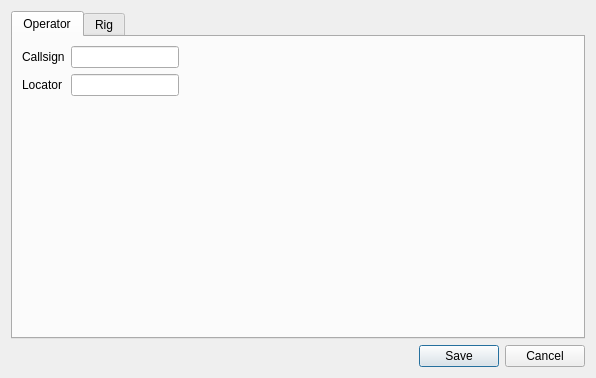
<?xml version="1.0" encoding="UTF-8"?>
<ui version="4.0">
 <class>SettingsDialog</class>
 <widget class="QDialog" name="SettingsDialog">
  <property name="geometry">
   <rect>
    <x>0</x>
    <y>0</y>
    <width>596</width>
    <height>378</height>
   </rect>
  </property>
  <property name="windowTitle">
   <string>Settings</string>
  </property>
  <property name="modal">
   <bool>true</bool>
  </property>
  <layout class="QGridLayout" name="gridLayout">
   <item row="0" column="0">
    <widget class="QTabWidget" name="tabWidget">
     <property name="currentIndex">
      <number>0</number>
     </property>
     <widget class="QWidget" name="tab">
      <attribute name="title">
       <string>Operator</string>
      </attribute>
      <layout class="QGridLayout" name="gridLayout_2">
       <item row="0" column="0">
        <layout class="QFormLayout" name="formLayout">
         <property name="fieldGrowthPolicy">
          <enum>QFormLayout::FieldsStayAtSizeHint</enum>
         </property>
         <item row="0" column="0">
          <widget class="QLabel" name="callsignLabel">
           <property name="text">
            <string>Callsign</string>
           </property>
          </widget>
         </item>
         <item row="0" column="1">
          <widget class="QLineEdit" name="callsignEdit"/>
         </item>
         <item row="1" column="0">
          <widget class="QLabel" name="locatorLabel">
           <property name="text">
            <string>Locator</string>
           </property>
          </widget>
         </item>
         <item row="1" column="1">
          <widget class="QLineEdit" name="locatorEdit"/>
         </item>
        </layout>
       </item>
      </layout>
     </widget>
     <widget class="QWidget" name="tab_2">
      <attribute name="title">
       <string>Rig</string>
      </attribute>
      <layout class="QGridLayout" name="gridLayout_3">
       <item row="0" column="0">
        <layout class="QFormLayout" name="formLayout_2">
         <property name="fieldGrowthPolicy">
          <enum>QFormLayout::FieldsStayAtSizeHint</enum>
         </property>
         <item row="0" column="0">
          <widget class="QLabel" name="rigModelLabel">
           <property name="text">
            <string>Model</string>
           </property>
          </widget>
         </item>
         <item row="0" column="1">
          <widget class="QComboBox" name="rigModelSelect"/>
         </item>
         <item row="2" column="0">
          <widget class="QLabel" name="rigBaudLabel">
           <property name="text">
            <string>Baudrate</string>
           </property>
          </widget>
         </item>
         <item row="2" column="1">
          <widget class="QSpinBox" name="rigBaudEdit">
           <property name="minimum">
            <number>75</number>
           </property>
           <property name="maximum">
            <number>115200</number>
           </property>
           <property name="value">
            <number>1200</number>
           </property>
          </widget>
         </item>
         <item row="1" column="0">
          <widget class="QLabel" name="rigPortLabel">
           <property name="text">
            <string>Port</string>
           </property>
          </widget>
         </item>
         <item row="1" column="1">
          <widget class="QLineEdit" name="rigPortEdit">
           <property name="text">
            <string>/dev/tty1</string>
           </property>
          </widget>
         </item>
        </layout>
       </item>
      </layout>
     </widget>
    </widget>
   </item>
   <item row="1" column="0">
    <widget class="QDialogButtonBox" name="buttonBox">
     <property name="standardButtons">
      <set>QDialogButtonBox::Cancel|QDialogButtonBox::Save</set>
     </property>
    </widget>
   </item>
  </layout>
 </widget>
 <resources/>
 <connections>
  <connection>
   <sender>buttonBox</sender>
   <signal>rejected()</signal>
   <receiver>SettingsDialog</receiver>
   <slot>reject()</slot>
   <hints>
    <hint type="sourcelabel">
     <x>297</x>
     <y>357</y>
    </hint>
    <hint type="destinationlabel">
     <x>297</x>
     <y>188</y>
    </hint>
   </hints>
  </connection>
  <connection>
   <sender>buttonBox</sender>
   <signal>accepted()</signal>
   <receiver>SettingsDialog</receiver>
   <slot>save()</slot>
   <hints>
    <hint type="sourcelabel">
     <x>297</x>
     <y>357</y>
    </hint>
    <hint type="destinationlabel">
     <x>297</x>
     <y>188</y>
    </hint>
   </hints>
  </connection>
 </connections>
 <slots>
  <slot>save()</slot>
 </slots>
</ui>
